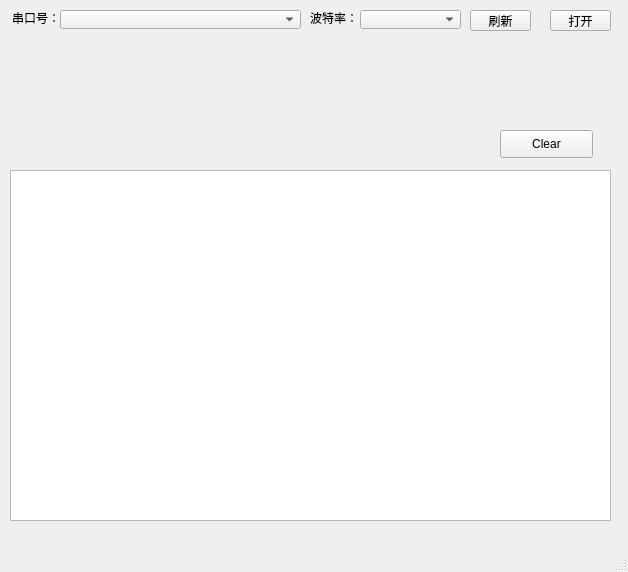
<?xml version="1.0" encoding="UTF-8"?>
<ui version="4.0">
 <class>MainWindow</class>
 <widget class="QMainWindow" name="MainWindow">
  <property name="geometry">
   <rect>
    <x>0</x>
    <y>0</y>
    <width>628</width>
    <height>572</height>
   </rect>
  </property>
  <property name="windowTitle">
   <string>MainWindow</string>
  </property>
  <widget class="QWidget" name="centralwidget">
   <property name="enabled">
    <bool>true</bool>
   </property>
   <widget class="QTextEdit" name="textEdit">
    <property name="geometry">
     <rect>
      <x>10</x>
      <y>170</y>
      <width>601</width>
      <height>351</height>
     </rect>
    </property>
    <property name="tabletTracking">
     <bool>false</bool>
    </property>
   </widget>
   <widget class="QPushButton" name="pushButton_2">
    <property name="geometry">
     <rect>
      <x>500</x>
      <y>130</y>
      <width>93</width>
      <height>28</height>
     </rect>
    </property>
    <property name="text">
     <string>Clear</string>
    </property>
   </widget>
   <widget class="QComboBox" name="comboBox">
    <property name="geometry">
     <rect>
      <x>60</x>
      <y>10</y>
      <width>241</width>
      <height>19</height>
     </rect>
    </property>
   </widget>
   <widget class="QLabel" name="label">
    <property name="geometry">
     <rect>
      <x>12</x>
      <y>10</y>
      <width>48</width>
      <height>16</height>
     </rect>
    </property>
    <property name="text">
     <string>串口号：</string>
    </property>
   </widget>
   <widget class="QComboBox" name="comboBox_2">
    <property name="geometry">
     <rect>
      <x>360</x>
      <y>10</y>
      <width>101</width>
      <height>19</height>
     </rect>
    </property>
   </widget>
   <widget class="QLabel" name="label_2">
    <property name="geometry">
     <rect>
      <x>310</x>
      <y>10</y>
      <width>48</width>
      <height>16</height>
     </rect>
    </property>
    <property name="text">
     <string>波特率：</string>
    </property>
   </widget>
   <widget class="QPushButton" name="pushButton_3">
    <property name="geometry">
     <rect>
      <x>550</x>
      <y>10</y>
      <width>61</width>
      <height>21</height>
     </rect>
    </property>
    <property name="text">
     <string>打开</string>
    </property>
   </widget>
   <widget class="QPushButton" name="pushButton">
    <property name="geometry">
     <rect>
      <x>470</x>
      <y>10</y>
      <width>61</width>
      <height>21</height>
     </rect>
    </property>
    <property name="text">
     <string>刷新</string>
    </property>
   </widget>
  </widget>
  <widget class="QMenuBar" name="menubar">
   <property name="geometry">
    <rect>
     <x>0</x>
     <y>0</y>
     <width>628</width>
     <height>26</height>
    </rect>
   </property>
  </widget>
  <widget class="QStatusBar" name="statusbar"/>
 </widget>
 <resources/>
 <connections>
  <connection>
   <sender>textEdit</sender>
   <signal>textChanged()</signal>
   <receiver>MainWindow</receiver>
   <slot>ontextEdit()</slot>
   <hints>
    <hint type="sourcelabel">
     <x>356</x>
     <y>198</y>
    </hint>
    <hint type="destinationlabel">
     <x>390</x>
     <y>112</y>
    </hint>
   </hints>
  </connection>
  <connection>
   <sender>pushButton_2</sender>
   <signal>clicked()</signal>
   <receiver>MainWindow</receiver>
   <slot>onClear()</slot>
   <hints>
    <hint type="sourcelabel">
     <x>561</x>
     <y>183</y>
    </hint>
    <hint type="destinationlabel">
     <x>559</x>
     <y>82</y>
    </hint>
   </hints>
  </connection>
  <connection>
   <sender>pushButton_3</sender>
   <signal>clicked()</signal>
   <receiver>MainWindow</receiver>
   <slot>onComOpen()</slot>
   <hints>
    <hint type="sourcelabel">
     <x>592</x>
     <y>47</y>
    </hint>
    <hint type="destinationlabel">
     <x>608</x>
     <y>58</y>
    </hint>
   </hints>
  </connection>
  <connection>
   <sender>pushButton</sender>
   <signal>clicked()</signal>
   <receiver>MainWindow</receiver>
   <slot>onUpdateCom()</slot>
   <hints>
    <hint type="sourcelabel">
     <x>479</x>
     <y>48</y>
    </hint>
    <hint type="destinationlabel">
     <x>468</x>
     <y>65</y>
    </hint>
   </hints>
  </connection>
 </connections>
 <slots>
  <slot>onComOpen()</slot>
  <slot>ontextEdit()</slot>
  <slot>onClear()</slot>
  <slot>onUpdateCom()</slot>
 </slots>
</ui>
